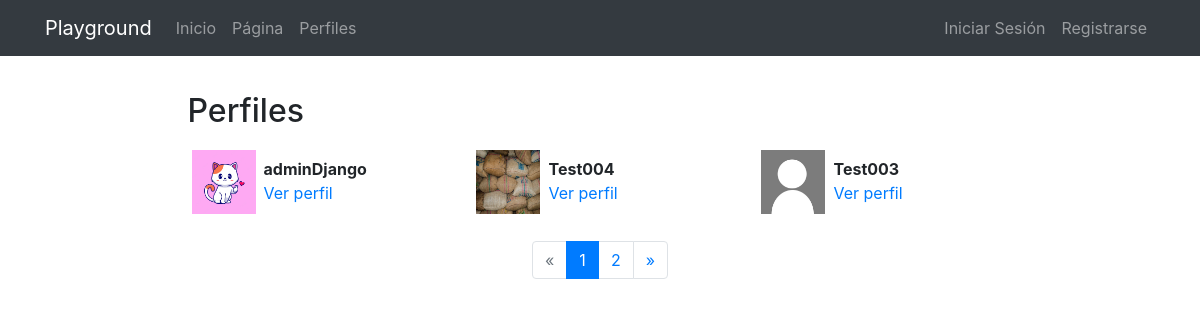
/profiles/, run on the app's committed database.
### registration/models.py (models this page shows)
class Profile(models.Model):
    user = models.OneToOneField(User, on_delete=models.CASCADE)
    avatar = models.ImageField(upload_to=custom_upload_to, null=True, blank=True)
    bio = models.TextField(null=True,blank=True)
    link = models.URLField(max_length=200,null=True,blank=True)
    class Meta:
        ordering = ['-user__username']

### profiles/views.py (the view)
# urls.py: path('', ProfileListView.as_view(), name='list'),
class ProfileListView(ListView):
    model = Profile
    template_name = 'profiles/profile_list.html'
    paginate_by = 3

### profiles/templates/profiles/profile_list.html (shortened to what this page needs)
{% extends 'core/base.html' %}
{% load static %}
{% block content %}
<main role="main">
  <div class="container">
    <div class="row mt-3">
      <div class="col-md-9 mx-auto mb-5">
        <h2>Perfiles</h2>
        <div class="row">
          {% for profile in profile_list %}
            <div class="col-md-4 mt-2 mb-3 ">
              <div class="row p-1">
                <div class="col-md-12">
                  {% if profile.avatar %}
                    <img src="{{profile.avatar.url}}" class="img-fluid profile-avatar">
                  {% else %}
                    <img src="{% static 'registration/img/no-avatar.jpg' %}" class="img-fluid profile-avatar">
                  {% endif %}
                  <p class="profile-data">
                    <b>{{profile.user|truncatechars:"16"}}</b><br>
                    <a href="{% url 'profiles:detail' profile.user %}">Ver perfil</a>
                  </p>
                </div>
              </div>
            </div>
          {% endfor %}
        </div>
        {% if is_paginated %}
          <nav aria-label="Page navigation">
            <ul class="pagination justify-content-center">
              {% if page_obj.has_previous %}
                <li class="page-item ">
                  <a class="page-link" href="?page={{ page_obj.previous_page_number }}">&laquo;</a>
                </li>
              {% else %}
                <li class="page-item disabled">
                  <a class="page-link" href="#" tabindex="-1">&laquo;</a>
                </li>
              {% endif %}
              {% for i in paginator.page_range %}
                <li class="page-item {% if page_obj.number == i %}active{% endif %}">
                  <a class="page-link" href="?page={{ i }}">{{ i }}</a>
                </li>
              {% endfor %}
              {% if page_obj.has_next %}
                <li class="page-item ">
                  <a class="page-link" href="?page={{ page_obj.next_page_number }}">&raquo;</a>
                </li>
              {% else %}
                <li class="page-item disabled">
                  <a class="page-link" href="#" tabindex="-1">&raquo;</a>
                </li>
              {% endif %}
            </ul>
          </nav>
        {% endif %}
      </div>
    </div>
  </div>
</main>
{% endblock %}

### core/static/core/css/main.css (style rules this page uses)
main { padding-top: 20px; }
:root { --jumbotron-padding-y: 3rem; }

### profiles/templates/profiles/profile_list.html (style rules this page uses)
.profile-avatar { float:left;width:4rem;height:4rem }
.profile-data { padding-left:4.5rem;padding-top:.4rem; }

### data on the page
Profile: avatar (picture), user "adminDjango"
Profile: avatar (picture), user "Test004"
Profile: user "Test003"

### other printed values
{{ i }} "1" "2"
